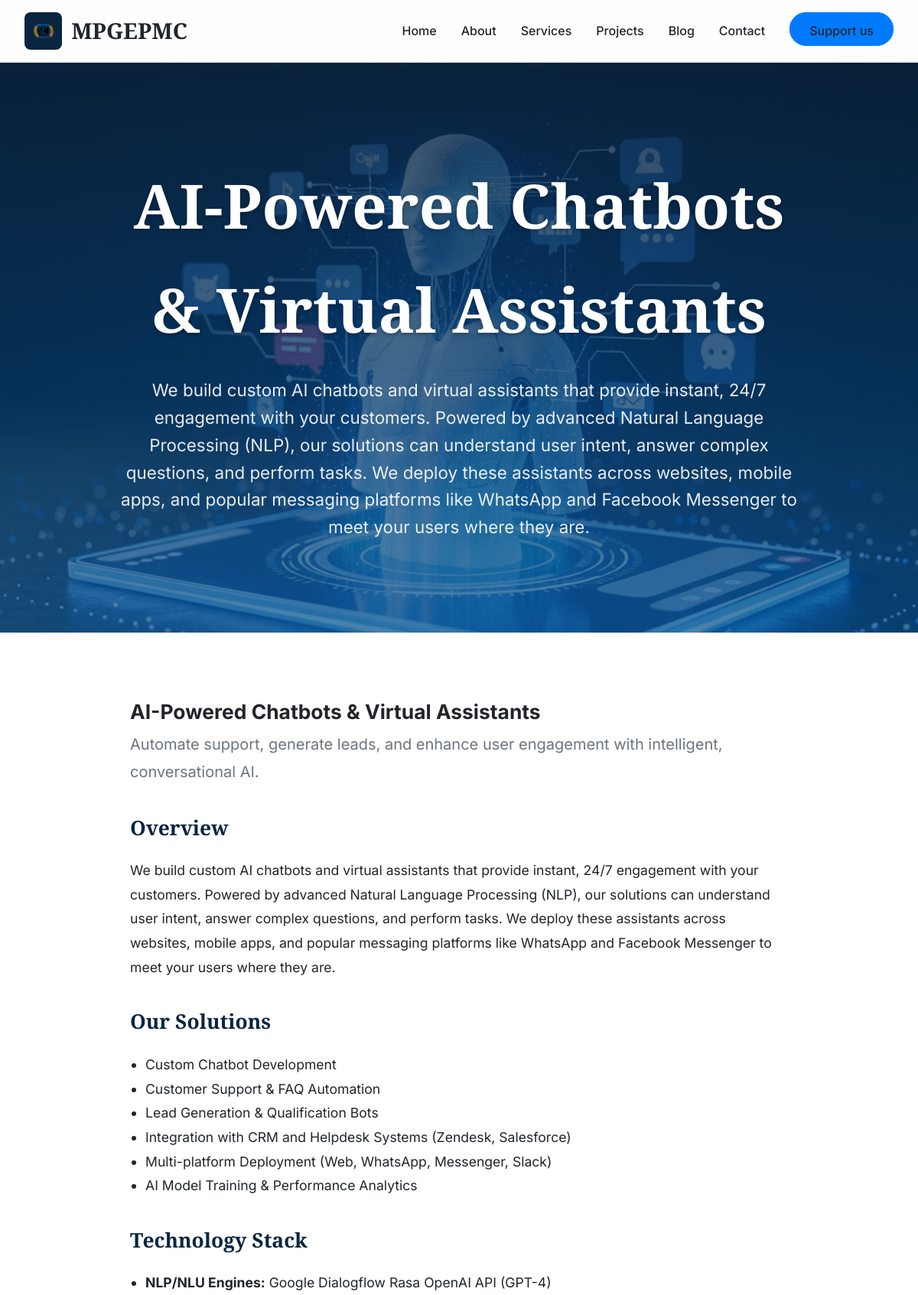
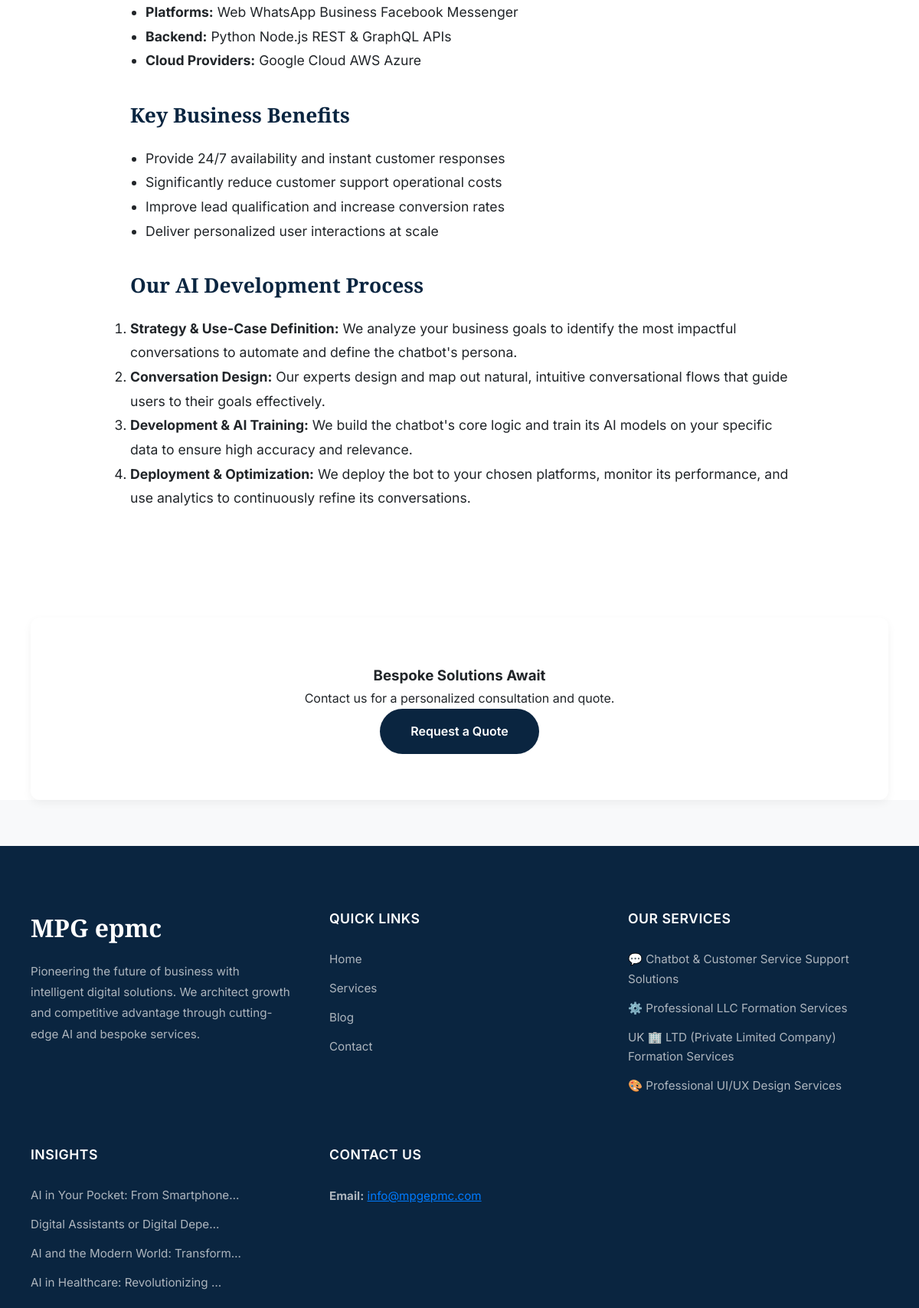
The app's page /services/ai-powered-chatbots-virtual-assistants/ (upper part) with its own data (2 pictures, top to bottom).
### mpgepmc_core/models.py (models this page shows, shortened)
class MpgService(models.Model):
    name = models.CharField(max_length=200, unique=True)
    slug = models.SlugField(max_length=200, unique=True, blank=True, null=True,
                            help_text="A unique URL-friendly version of the service name.") # ADDED SLUG
    short_description = models.TextField(max_length=500, blank=True, null=True)
    full_description = models.TextField(blank=True, null=True)
    image = models.ImageField(upload_to=mpgservice_image_upload_path, blank=True, null=True,
                              help_text="Upload a feature image for the service (e.g., 800x600 pixels).")
    is_active = models.BooleanField(default=True)
    has_packages_for_purchase = models.BooleanField(default=False,
        help_text="Check if this service offers distinct packages for direct purchase (e.g., Basic, Premium). If unchecked, only 'Request Service' button will appear.")
    created_at = models.DateTimeField(auto_now_add=True)
    updated_at = models.DateTimeField(auto_now=True)
    class Meta:
        verbose_name = "MPG Service"
        verbose_name_plural = "MPG Services"
        ordering = ['name']

class MpgBlog(models.Model):
    title = models.CharField(max_length=250, unique=True)
    slug = models.SlugField(max_length=250, unique=True, blank=True, null=True,
                            help_text="A unique URL-friendly version of the title.")
    short_summary = models.TextField(max_length=1500, help_text="A brief summary of the blog post.")
    content = models.TextField(help_text="The full content of the blog post (HTML allowed).")
    feature_image = models.ImageField(upload_to=mpgblog_image_upload_path, blank=True, null=True,
                                      help_text="Upload a feature image for the blog post.")
    posted_date = models.DateTimeField(auto_now_add=True)
    updated_date = models.DateTimeField(auto_now=True)
    is_published = models.BooleanField(default=True, help_text="Set to true to make the blog post live.")
    class Meta:
        verbose_name = "MPG Blog Post"
        verbose_name_plural = "MPG Blog Posts"
        ordering = ['-posted_date']

### mpgepmc_core/views.py (the view)
# urls.py: path('services/<slug:service_slug>/', views.service_detail, name='service_detail'),
def service_detail(request, service_slug):
    service = get_object_or_404(MpgService, slug=service_slug, is_active=True)
    packages = service.packages.filter(is_active=True).order_by('order')
    context = {
        'title': f'{service.name} Packages',
        'service': service,
        'packages': packages,
    }
    return render(request, 'mpgepmc/service_detail.html', context)

### mpgepmc_core/context_processors.py (called while the page is built)
def global_context(request):
    try:
        latest_services_footer = MpgService.objects.filter(is_active=True).order_by('-created_at')[:4]
        latest_blogs_footer = MpgBlog.objects.filter(is_published=True).order_by('-posted_date')[:4]
    except Exception:
        latest_services_footer = []
        latest_blogs_footer = []
    return {
        'latest_services_footer': latest_services_footer,
        'latest_blogs_footer': latest_blogs_footer,
    }

### templates/mpgepmc/service_detail.html
{% extends 'mpgepmc/base.html' %} {% load static %} {% block title %}{{ service.name }}{% endblock %} {% block extra_head %}
<link rel=stylesheet href="{% static 'css/service_detail.css'%}">
{% endblock %} {% block content %}
<div class=page-container>
<header class=service-detail-header-v3 {% if service.image %}style="background-image: url('{{ service.image.url }}');" {% endif %}>
<div class=header-text-v3>
<h1>{{ service.name }}</h1>
<p class=lead-text>{{ service.short_description|default:"Unlocking potential through cutting-edge solutions. Explore what we offer." }}</p>
</div>
</header>
<main class=content-wrapper>
<section class=service-full-description style="padding:80px 20px">
{{ service.full_description|safe }}
</section>
</main>
{% if service.has_packages_for_purchase %}
<div class=packages-section-v3>
<div class=content-wrapper>
<h2 class=section-title>Find Your Perfect Plan</h2>
<p class=section-subtitle>Choose the package that best fits your needs and project goals.</p>
<div class=package-cards-grid-v3>
{% for package in packages %}
<div class="package-card-v3 {% if forloop.counter == 2 %}highlight{% endif %}">
<h3>{{ package.name }}</h3>
<p class=package-description-v3>{{ package.description|safe }}</p>
<div class=package-price-v3>
<sup>$</sup>{{ package.price|floatformat:0 }}
<span class=duration>/ {{ package.duration|default:"One Time" }}</span>
</div>
<ul class=package-features-v3>
{% for feature in package.features.all %}
<li>{{ feature.feature_text|safe }}</li>
{% empty %}
<li>All essential features included.</li>
{% endfor %}
</ul>
<a href="{% url 'mpgepmc_core:checkout' package_slug=package.slug %}" class=package-buy-button-v3>Choose Plan</a>
</div>
{% endfor %}
</div>
</div>
</div>
{% else %}
<div class=content-wrapper>
<section class=no-packages-cta>
<h3 style=color:var(--text-dark)>Bespoke Solutions Await</h3>
<p>Contact us for a personalized consultation and quote.</p>
<a href="{% url 'mpgepmc_core:request_service' service_slug=service.slug %}" class="action-button primary">Request a Quote</a>
</section>
</div>
{% endif %}
</div>
{% endblock %}

### templates/mpgepmc/base.html (shortened to what this page needs)
{% load static %}
<!doctype html>
<html lang="en">
<head>
    <link rel="stylesheet" href="{% static 'css/base.css' %}">
    {% block extra_head %}{% endblock %}
</head>
<body>
    <nav id="main-nav" role="navigation">
        <a href="{% url 'mpgepmc_core:home' %}" class="nav-brand" style="text-decoration:none">
            <div class="nav-logo">
                <img src="{% static 'img/logo.png' %}" alt="MPGEPMC Logo">
            </div>
            <div class="nav-title">MPGEPMC</div>
        </a>
        <ul class="nav-links" id="nav-links">
            <li><a href="{% url 'mpgepmc_core:home' %}">Home</a></li>
            <li><a href="{% url 'mpgepmc_core:home' %}#about-us">About</a></li>
            <li><a href="{% url 'mpgepmc_core:services' %}">Services</a></li>
            <li><a href="{% url 'mpgepmc_core:projects' %}">Projects</a></li>
            <li><a href="{% url 'mpgepmc_core:blogs' %}">Blog</a></li>
            <li><a href="{% url 'mpgepmc_core:contact' %}">Contact</a></li>
            <li><a href="{% url 'mpgepmc_core:support' %}" class="nav-cta">Support us</a></li>
        </ul>
    </nav>
    <main style="flex: 1 0 auto;">
        {% block content %}{% endblock %}
    </main>
    <footer class="professional-footer">
        <div class="footer-grid">
            <div class="footer-column">
                <h3 class="footer-logo-title">MPG epmc</h3>
                <p>Pioneering the future of business with intelligent digital solutions. We architect growth and competitive advantage through cutting-edge AI and bespoke services.</p>
            </div>
            <div class="footer-column">
                <h4 class="column-title">Quick Links</h4>
                <ul>
                    <li><a href="{% url 'mpgepmc_core:home' %}">Home</a></li>
                    <li><a href="{% url 'mpgepmc_core:services' %}">Services</a></li>
                    <li><a href="{% url 'mpgepmc_core:blogs' %}">Blog</a></li>
                    <li><a href="{% url 'mpgepmc_core:contact' %}">Contact</a></li>
                </ul>
            </div>
            <div class="footer-column">
                <h4 class="column-title">Our Services</h4>
                <ul>
                    {% for service in latest_services_footer %}
                        <li><a href="{% url 'mpgepmc_core:service_detail' service_slug=service.slug %}">{{ service.name }}</a></li>
                    {% empty %}
                        <li><a href="{% url 'mpgepmc_core:services' %}">View All Services</a></li>
                    {% endfor %}
                </ul>
            </div>
            <div class="footer-column">
                <h4 class="column-title">Insights</h4>
                <ul>
                    {% for blog in latest_blogs_footer %}
                        <li><a href="{% url 'mpgepmc_core:blog_detail' blog.slug %}">{{ blog.title|truncatechars:35 }}</a></li>
                    {% empty %}
                        <li><a href="{% url 'mpgepmc_core:blogs' %}">Visit Our Blog</a></li>
                    {% endfor %}
                </ul>
            </div>
            <div class="footer-column">
                <h4 class="column-title">Contact Us</h4>
                <p>
                    <strong>Email:</strong> <a href="mailto:info@mpgepmc.com" style="color:var(--secondary-color);">info@mpgepmc.com</a>
                </p>
            </div>
        </div>
    </footer>
</body>
</html>

### static/css/base.css (style rules this page uses)
.nav-links li a,.nav-title,body { color:var(--text-dark) }
.nav-links li a:hover::after,nav { width:100% }
.footer-logo-title,.nav-title,.section-title { font-family:var(--font-secondary) }
:root { --primary-color:#0A2540;--secondary-color:#007BFF;--background-light:#F8F9FA;--background-white:#FFFFFF;--text-dark:#212529;--text-light:#6C757D;--border-color:#DEE2E6;--success-color:#28A745;--shadow-color:rgba(10, 37, 64, 0.1);--font-primary:'Inter',system-ui,sans-serif;--font-secondary:'Playfair Display',serif }
.nav-cta:hover,.nav-logo { background:var(--primary-color) }
*,::after,::before { margin:0;padding:0;box-sizing:border-box }
html { scroll-behavior:smooth }
body { font-family:var(--font-primary);background-color:var(--background-light);line-height:1.7;overflow-x:hidden;-webkit-font-smoothing:antialiased;-moz-osx-font-smoothing:grayscale;padding-top:80px }
nav { display:flex;justify-content:space-between;align-items:center;padding:1rem 2rem;position:fixed;top:0;left:0;z-index:1001;transition:background-color .4s,box-shadow .4s,padding .4s,transform .3s ease-in-out;background-color:rgba(255,255,255,.85);backdrop-filter:blur(10px);border-bottom:1px solid var(--border-color) }
.nav-brand,.nav-logo { align-items:center;display:flex }
.nav-brand { gap:.75rem }
.nav-logo { justify-content:center;padding:.6rem;border-radius:8px }
.nav-logo img { max-height:30px;width:auto;display:block }
.nav-title { font-size:1.8rem;font-weight:700 }
.nav-links { list-style:none;display:flex;align-items:center;gap:2rem }
.nav-links li a { font-size:1rem;text-decoration:none;font-weight:500;transition:color .3s;position:relative;padding-bottom:8px;white-space:nowrap }
.nav-links li a::after { content:'';position:absolute;left:50%;transform:translateX(-50%);bottom:0;width:0;height:2px;background-color:var(--secondary-color);transition:width .3s }
.nav-cta { padding:.75rem 1.5rem;background:var(--secondary-color);color:var(--background-white);border:2px solid var(--secondary-color);border-radius:50px;font-weight:600;cursor:pointer;transition:.3s;text-decoration:none }
.professional-footer { background-color:var(--primary-color);color:#adb5bd;padding:80px 40px 0;font-size:.95rem }
.footer-grid { display:grid;grid-template-columns:repeat(auto-fit,minmax(250px,1fr));gap:50px;max-width:1400px;margin:0 auto;padding-bottom:60px }
.footer-column .column-title { font-family:var(--font-primary);font-size:1.1rem;font-weight:600;color:#fff;margin-bottom:25px;letter-spacing:.5px;text-transform:uppercase }
.footer-column address,.footer-column p { margin-bottom:20px;line-height:1.8;font-style:normal }
.footer-logo-title { font-size:2rem;color:#fff;margin-bottom:15px }
.footer-column ul { list-style:none;padding:0 }
.footer-column ul li { margin-bottom:12px }
.footer-column ul a { color:#adb5bd;text-decoration:none;transition:color .3s,padding-left .3s }

### records on screen
MpgService: image (picture), name "AI-Powered Chatbots & Virtual Assistants", short_description "We build custom AI chatbots and virtual assistants that provide instant, 24/7 engagement with your customers. Powered by advanced Natural Language Processing (NLP), our solutions can understand user intent, answer complex questions, and perform tasks. We deploy these assistants across websites, mobile apps, and popular messaging platforms like WhatsApp and Facebook Messenger to meet your users where they are.", full_description "AI-Powered Chatbots & Virtual Assistants Automate support, generate leads, and enhance user engagement with intelligent, conversational AI. Overview We build custom AI chatbots and virtual assistants that provide instant, 24/7 engagement with your customers. Powered by advanced Natural Language Processing (NLP), our solutions can understand user intent, answer complex questions, and perform tasks. We deploy these assistants across websites, mobile apps, and popular messaging platforms like WhatsApp and Facebook Messenger to meet your users where they are. Our Solutions Custom Chatbot Development Customer Support & FAQ Automation Lead Generation & Qualification Bots Integration with CRM and…"
MpgService: name "💬 Chatbot & Customer Service Support Solutions"
MpgService: name "⚙️ Professional LLC Formation Services"
MpgService: name "UK 🏢 LTD (Private Limited Company) Formation Services"
MpgService: name "🎨 Professional UI/UX Design Services"
MpgBlog: title "AI in Your Pocket: From Smartphone…"
MpgBlog: title "Digital Assistants or Digital Depe…"
MpgBlog: title "AI and the Modern World: Transform…"
MpgBlog: title "AI in Healthcare: Revolutionizing …"
